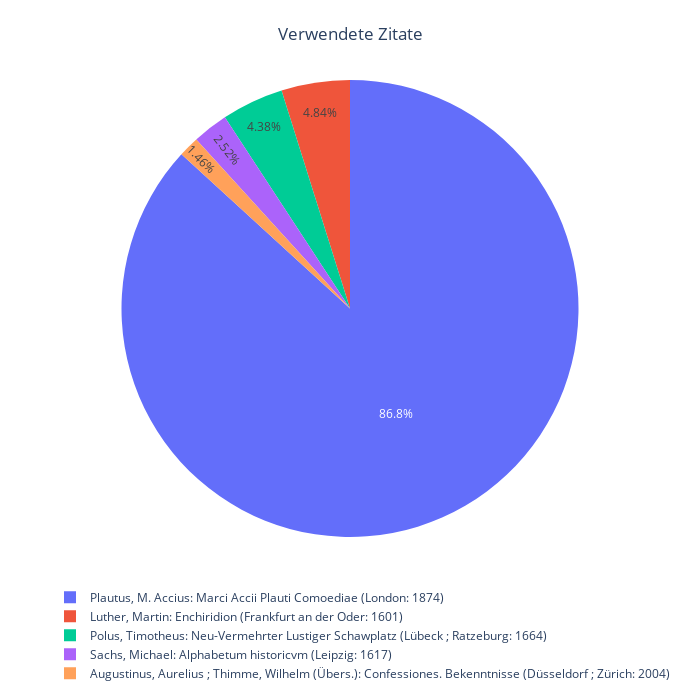

The code cell stored with this chart in its notebook:
### Code cell
custom_labels = [
    f"{label}: {value / len(sermon.words) * 100:.1f}%" if (value / len(sermon.words) * 100) > 5 else ''
    for label, value in zip(lit_labels, lit_data)
]

fig2 = px.pie(values=lit_data, names=lit_labels, title='Verwendete Zitate')



fig2.update_layout(
    width=700,
    height=700,
    margin=dict(t=80, b=50, l=50, r=50),
    title_x=0.5,  # Center title
    legend=dict(
        orientation="h",  # horizontal legend
        y=-0.1  # push legend below chart
    )
)

fig2.show()

### Figure 1 — Plotly figure (JSON) as saved in the notebook; plotly's stock layout.template omitted (floating-point values rounded to 4 significant figures)
{"data": [{"domain": {"x": [0, 1], "y": [0, 1]}, "hovertemplate": "label=%{label}<br>value=%{value}<extra></extra>", "labels": ["Augustinus, Aurelius ; Thimme, Wilhelm (Übers.): Confessiones. Bekenntnisse (Düsseldorf ; Zürich: 2004)", "Luther, Martin: Enchiridion (Frankfurt an der Oder: 1601)", "Polus, Timotheus: Neu-Vermehrter Lustiger Schawplatz (Lübeck ; Ratzeburg: 1664)", "Plautus, M. Accius: Marci Accii Plauti Comoediae (London: 1874)", "Sachs, Michael: Alphabetum historicvm (Leipzig: 1617)"], "legendgroup": "", "name": "", "showlegend": true, "type": "pie", "values": [22, 73, 66, 1308, 38]}], "layout": {"height": 700, "legend": {"orientation": "h", "tracegroupgap": 0, "y": -0.1}, "margin": {"b": 50, "l": 50, "r": 50, "t": 80}, "title": {"text": "Verwendete Zitate", "x": 0.5}, "width": 700}}
